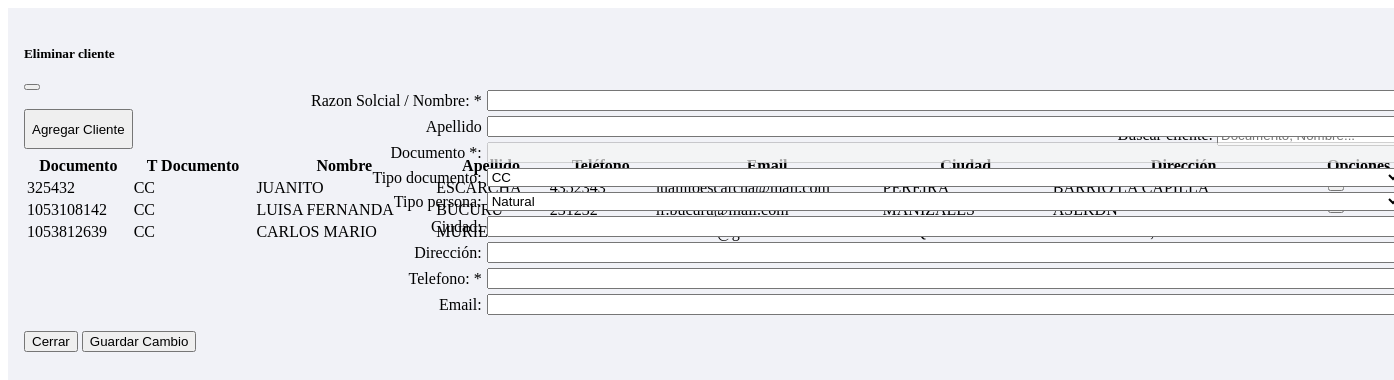
Before: /vista/html/cliente/clientes.php with the older database file.
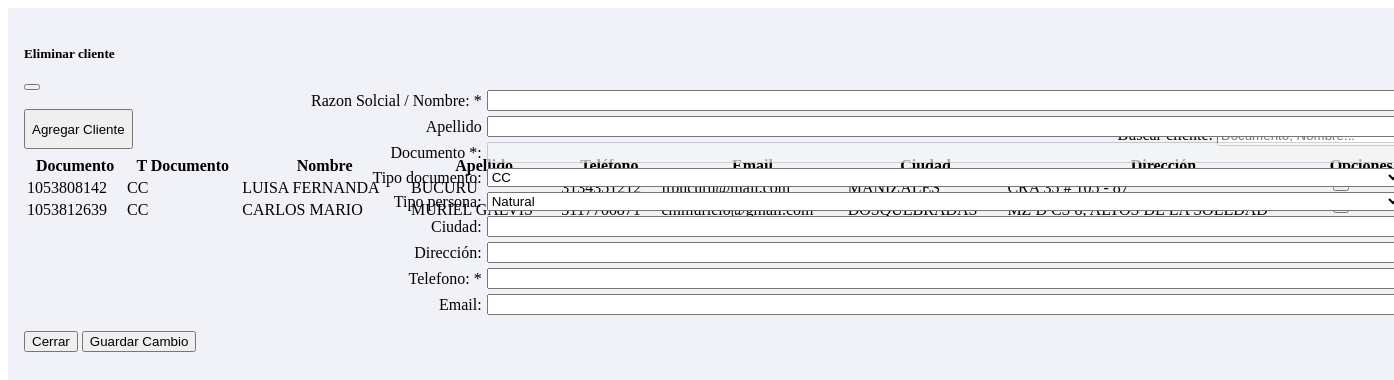
After: the same page with the newer database file.
### tables this page shows
CREATE TABLE `clientes` (
  `documento` bigint unsigned NOT NULL,
  `tipoDocumento` enum('CC','CE','PAP','NIP','NIT','TI') NOT NULL,
  `tipoPersona` enum('NATURAL','JURIDICA') NOT NULL,
  `nombre` varchar(100) NOT NULL,
  `apellido` varchar(100) DEFAULT NULL,
  `telefono` varchar(45) DEFAULT NULL,
  `email` varchar(100) DEFAULT NULL,
  `ciudad` varchar(100) DEFAULT NULL,
  `direccion` varchar(100) DEFAULT NULL,
  PRIMARY KEY (`documento`),
  UNIQUE KEY `documento_UNIQUE` (`documento`)
);

### vista/html/cliente/clientes.php (the view, shortened to what this page needs)
<head>
    <link rel="stylesheet" href="vista/css/clientes.css" />
    <link rel="stylesheet" href="vista/css/formCliente.css" />
    <link rel="stylesheet" href="vista/css/modalCliente.css" />
</head>
<?php
$mysqli = include(ROOT_PATH . "db.php");
$resultado = $mysqli->query("SELECT * FROM clientes");
$rows = $resultado->fetch_all(MYSQLI_ASSOC);
?>
<div class="contenido-clientes">
    <div class="buscar">
        <p>
            <span><input type="text" name="buscar" placeholder="Documento, Nombre..." /></span>
        </p>
        <button class="btn btn-success" onclick=" location.href='index.php?accion=agregarCliente'">
            Agregar Cliente
        </button>
    </div>
    <table class="table table-striped grid-table">
        <thead>
            <tr>
                <th>Documento</th>
                <th>T Documento</th>
                <th>Nombre</th>
                <th>Apellido</th>
                <th>Teléfono</th>
                <th>Email</th>
                <th>Ciudad</th>
                <th>Dirección</th>
                <th colspan="2">Opciones</th>
            </tr>
        </thead>
        <tbody>
            <?php
            foreach ($rows as $row) {
            ?>
                <tr>
                    <td> <?php echo $row['documento']; ?></td>
                    <td> <?php echo $row['tipoDocumento']; ?></td>
                    <td> <?php echo $row['nombre']; ?></td>
                    <td> <?php echo $row['apellido']; ?></td>
                    <td> <?php echo $row['telefono']; ?></td>
                    <td> <?php echo $row['email']; ?></td>
                    <td> <?php echo $row['ciudad']; ?></td>
                    <td> <?php echo $row['direccion']; ?></td>
                    <td><a class="btn btn-primary editbtn" onclick="selectCliente(<?php echo $row['documento']; ?>)" data-bs-toggle="modal" data-bs-target="#editarModal"><i class="bi bi-pencil"></i></a></td>
                    <td><button class="btn btn-danger" data-bs-toggle="modal" data-bs-target="#borrarModal"><i class="bi bi-trash"></i></button></td>
                </tr>
            <?php } ?>
        </tbody>
    </table>
    <div class="modal fade" id="editarModal" tabindex="-1" aria-labelledby="editModalLabel" aria-hidden="true">
        <div class="modal-dialog">
            <div class="modal-content">
                <div class="modal-header">
                    <h5 class="modal-title" id="editModalLabel">Eliminar cliente</h5>
                    <button type="button" class="btn-close" data-bs-dismiss="modal" aria-label="Close"></button>
                </div>
                <div class="modal-body">
                    <form action="vista/html/includes/registrarCliente.php" method="POST" class="model-formCliente" id="edit-form">
                        <label for="nombre" class="form-label">Razon Solcial / Nombre: *
                        </label>
                        <input type="text" class="form-control" id="nombre" name="nombre" required />
                        <label for="apellido" class="form-label">Apellido
                        </label>
                        <input type="text" class="form-control" id="apellido" name="apellido" required />
                        <label for="documento" class="form-label">Documento *: </label>
                        <input type="number" class="form-control" id="documento" name="documento" disabled />
                        <label for="tipoDocumento" class="form-label">Tipo documento:</label>
                        <select class="form-select" id="tipoDocumento" name="tipoDocumento">
                            <option value="CC">CC</option>
                        </select>
                        <label for="tipoPersona" class="form-label">Tipo persona:</label>
                        <select class="form-select" id="tipoPersona" name="tipoPersona" class="inputFull">
                            <option value="natural">Natural</option>
                        </select>
                        <label for="ciudad" class="form-label">Ciudad:</label>
                        <input type="text" class="form-control" name="ciudad" id="ciudad" />
                        <label for="direccion" class="form-label">Dirección: </label>
                        <input type="text" class="form-control" id="direccion" name="direccion" class="inputFull" />
                        <label for="telefono" class="form-label">Telefono: *
                        </label>
                        <input type="text" class="form-control" id="telefono" name="telefono" required />
                        <label for="email" class="form-label">Email: </label>
                        <input type="email" class="form-control" id="email" name="email" id="email" />
                </div>
                <div class="modal-footer">
                    <button type="button" class="btn btn-secondary" data-bs-dismiss="modal">Cerrar</button>
                    <button class="btn btn-success" type="submit">Guardar Cambio</button>
                </div>
            </div>
        </div>
    </div>
</div>

Changed rows visible on the page:
removed clientes: documento "325432", tipoDocumento "CC", nombre "JUANITO", apellido "ESCARCHA", telefono "4352343", email "juanitoescarcha@mail.com", ciudad "PEREIRA", direccion "BARRIO LA CAPILLA"
removed clientes: documento "1053108142", tipoDocumento "CC", nombre "LUISA FERNANDA", apellido "BUCURU"
added clientes: documento "1053808142", tipoDocumento "CC", nombre "LUISA FERNANDA", apellido "BUCURU", telefono "3134351212", email "lfbucuru@mail.com", ciudad "MANIZALES", direccion "CRA 35 # 105 - 87"
changed clientes "CARLOS MARIO": apellido "MURIEL" → "MURIEL GALVIS"
